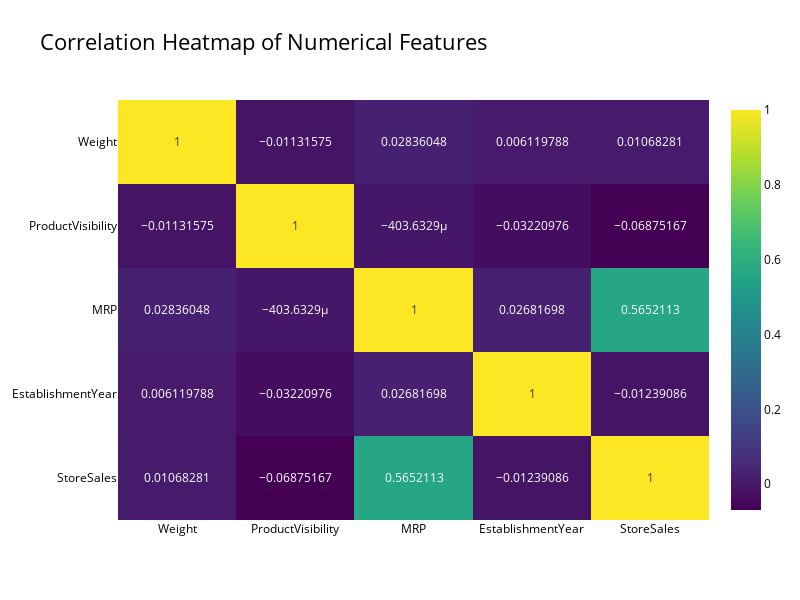

This figure's notebook cell:
### Code cell
corr = df.select_dtypes(include=[np.number]).corr()
fig = px.imshow(
    corr,
    text_auto=True,
    aspect="auto",
    color_continuous_scale="Viridis",
    title="Correlation Heatmap of Numerical Features"
)

fig.update_layout(
    width=800, height=600,
    font=dict(color="black"),
    title_font=dict(size=22, color="black"),
)
fig.show()

### Figure 1 — Plotly figure (JSON) as saved in the notebook; plotly's stock layout.template omitted (floating-point values rounded to 4 significant figures)
{"data": [{"coloraxis": "coloraxis", "hovertemplate": "x: %{x}<br>y: %{y}<br>color: %{z}<extra></extra>", "name": "0", "texttemplate": "%{z}", "type": "heatmap", "x": ["Weight", "ProductVisibility", "MRP", "EstablishmentYear", "StoreSales"], "xaxis": "x", "y": ["Weight", "ProductVisibility", "MRP", "EstablishmentYear", "StoreSales"], "yaxis": "y", "z": [[1.0, -0.01132, 0.02836, 0.00612, 0.01068], [-0.01132, 1.0, -0.0004036, -0.03221, -0.06875], [0.02836, -0.0004036, 1.0, 0.02682, 0.5652], [0.00612, -0.03221, 0.02682, 1.0, -0.01239], [0.01068, -0.06875, 0.5652, -0.01239, 1.0]]}], "layout": {"coloraxis": {"colorscale": [[0, "#440154"], [0.1111, "#482878"], [0.2222, "#3e4989"], [0.3333, "#31688e"], [0.4444, "#26828e"], [0.5556, "#1f9e89"], [0.6667, "#35b779"], [0.7778, "#6ece58"], [0.8889, "#b5de2b"], [1, "#fde725"]]}, "font": {"color": "black"}, "height": 600, "title": {"font": {"color": "black", "size": 22}, "text": "Correlation Heatmap of Numerical Features"}, "width": 800, "xaxis": {"anchor": "y", "domain": [0, 1]}, "yaxis": {"anchor": "x", "autorange": "reversed", "domain": [0, 1]}}}
